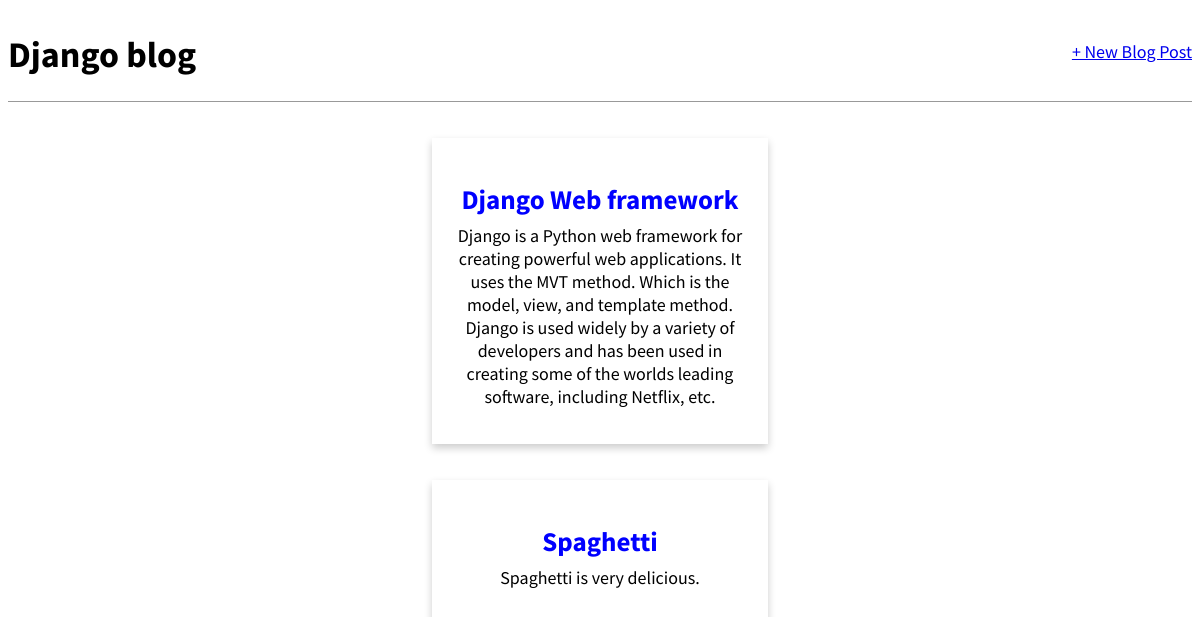
/, run on an earlier commit of the app's database.
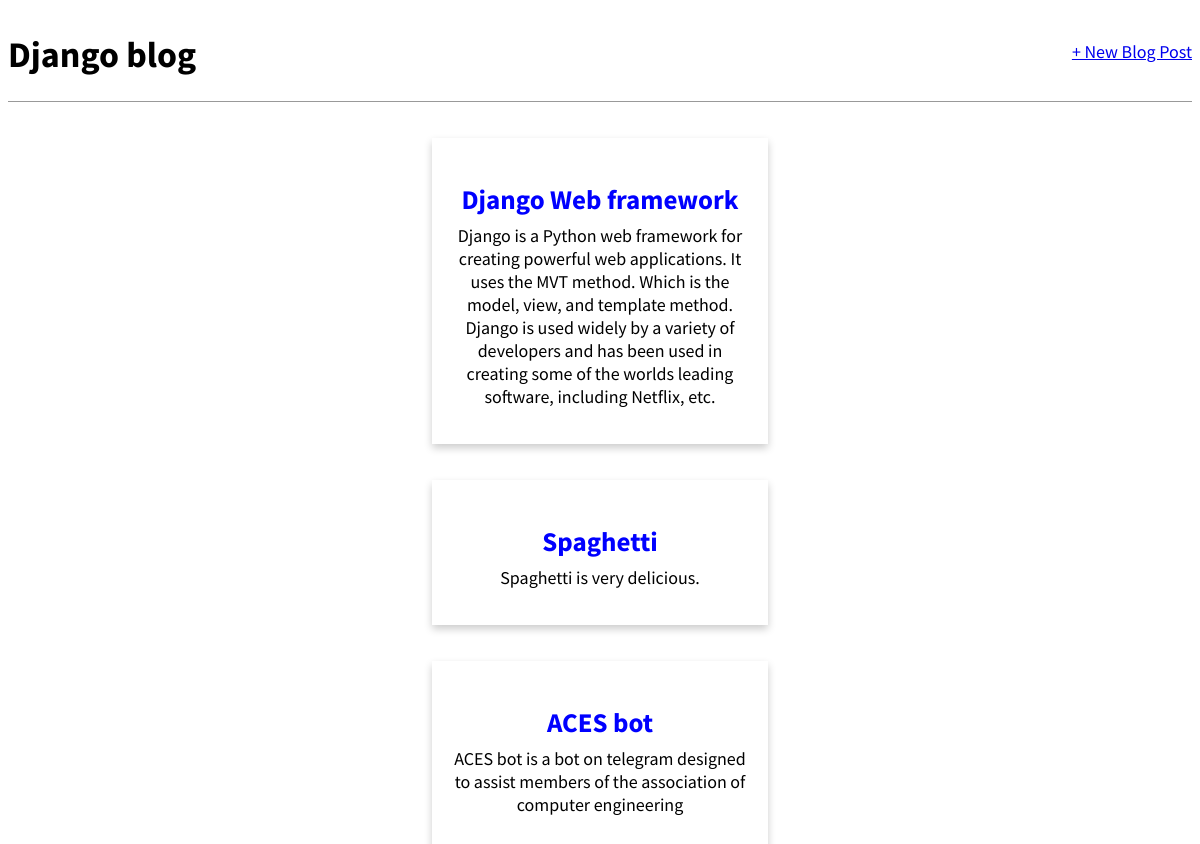
And on a later commit of the database.
### blog/models.py (models this page shows, shortened)
class Post(models.Model):
    title = models.CharField(max_length=200)
    author = models.ForeignKey("auth.User", on_delete=models.CASCADE)
    body = models.TextField()

### blog/views.py (the view)
# urls.py: path("", BlogListView.as_view(), name="home"), #home
class BlogListView(ListView):
    model = Post
    template_name = "home.html"

### templates/home.html
{% extends "base.html" %}
{% block content %}
    {% for post in post_list %}
        <div class="post_container">
            <div class="post-entry">
                <h2><a href="{% url 'post_detail' post.pk %}">{{ post.title }}</a></h2>
                <p>{{ post.body }}</p>
            </div>
        </div>
    {% endfor %}
{% endblock content %}

What changed in the data, as far as the page shows it:
added Post: title "ACES bot", body "ACES bot is a bot on telegram designed to assist members of the association of computer engineering"
